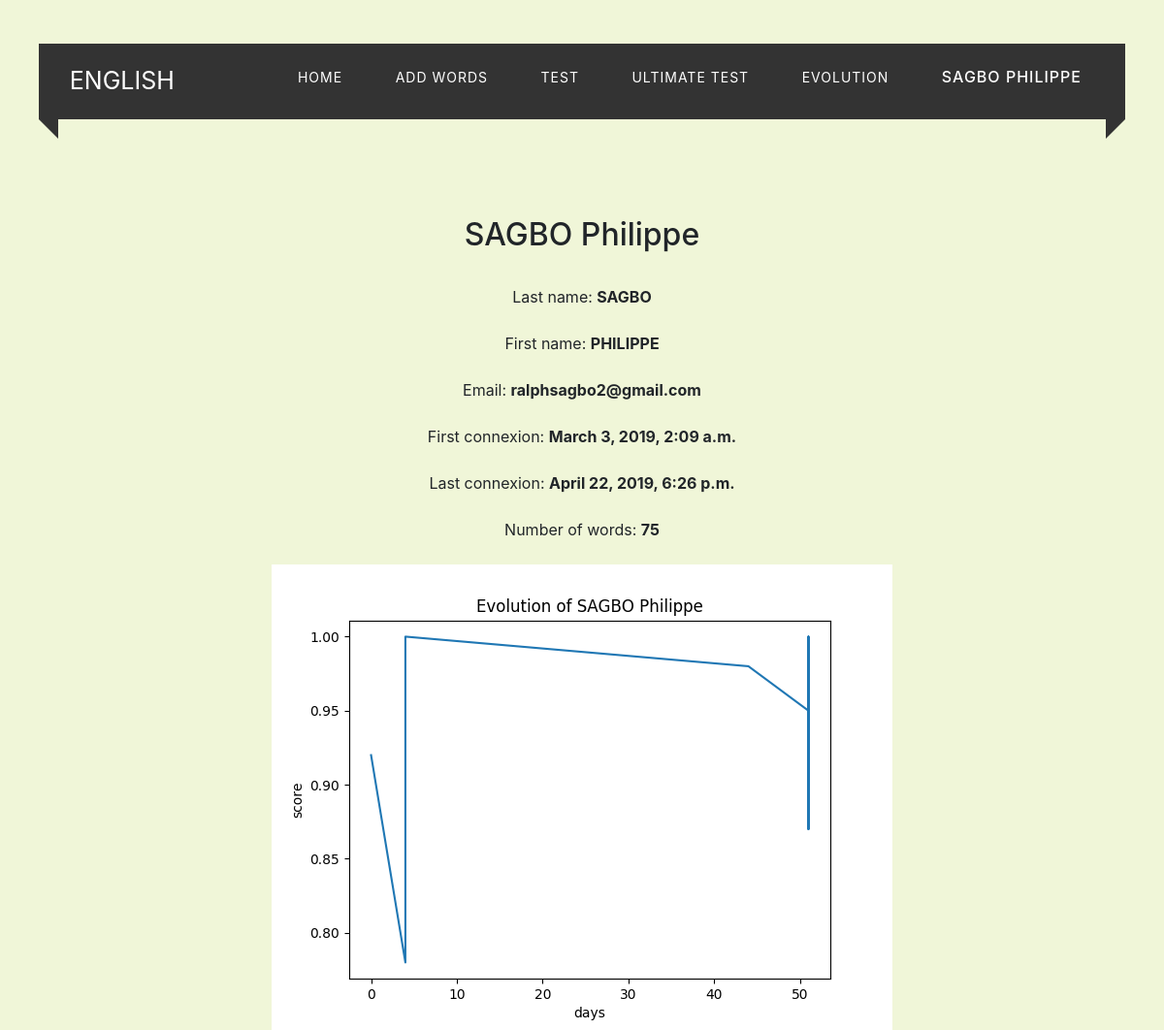
Screenshot of /admin_affiche_graphe/SAGBO Philippe/ (signed in) with the database file from the repository.
### dico/models.py (models this page shows, shortened)
class NumberWord(models.Model):
    number = models.IntegerField(default=0)
    prof = models.CharField(max_length=30, default="")
    groupe_admin = models.BooleanField(default=False)
    username = models.CharField(max_length=100)
    taille_max = models.IntegerField(default=5)
    taille_ultime = models.IntegerField(default=10)
    first_connexion = models.DateTimeField(default=timezone.now)
    last_connexion = models.DateTimeField(default=timezone.now)

class UltimateScore(models.Model):
    username = models.CharField(max_length=100)
    image = models.ImageField(storage=OverwriteStorage(), upload_to="dico/static/dico/images")
    score = models.ManyToManyField(Score)

### dico/views.py (the view)
# urls.py: path("admin_affiche_graphe/<str:username>/", views.admin_affiche_graphe, name="admin_affiche_graphe"),
@login_required(login_url='connexion')
def admin_affiche_graphe(request, username):
    user = User.objects.get(username=username)
    number = NumberWord.objects.get(username=username)
    a = NumberWord.objects.get(username=str(request.user))
    schema = False
    xabs = []
    yord = []
    if UltimateScore.objects.get_or_create(username=username)[1] == False:
        SCORES = UltimateScore.objects.get(username=username)
        if len(SCORES.score.all()) > 1:
            point1 = UltimateScore.objects.get_or_create(username=username)[0]
        else:
            schema = True
    else:
        schema = True
    return render(request, "dico/admin_affiche_graphe.html", locals())

### dico/templates/dico/admin_affiche_graphe.html
{% extends "dico/base.html" %}
{% load static %}
{% block content %}
<h2>{{ username }}</h2> </br>
Last name: <strong>{{ user.last_name|upper }}</strong> </br> </br>
First name: <strong>{{ user.first_name|upper }}</strong> </br> </br>
Email: <strong>{% if user.email == '' %}
None
{% else %}
{{ user.email }}
{% endif %}</strong> </br></br>
First connexion: <strong>{{ number.first_connexion }}</strong> </br></br>
Last connexion: <strong>{{ number.last_connexion }}</strong> </br></br>
Number of words: <strong>{{ number.number }}</strong> </br> </br>
{% if schema %}
<h4><em>{{ username }} does not have an evolution chart for now.</em></h4>
</br>
<a class="btn btn-outline-success my-2 my-sm-0" href="{% url 'admin_accueil' %}" ><strong>Home</strong></a>
{% else %}
<img src="{{ point1.image.url }}">
{% endif %}
{% endblock %}

### dico/templates/dico/base.html (shortened to what this page needs)
{% load static %}
<!DOCTYPE html>
<html>
<head>
	<link rel="stylesheet" href="{% static 'bootstrap/dist/css/bootstrap.min.css' %}">
	<link rel="stylesheet" href="{% static 'dico/style_base.css' %}">
</head>
	<body>
		{% block nav %}
		<div class="custom-padding">
			<nav>
				<div class="logo">English</div>
				<ul class="menu-area">
					{% if a.groupe_admin %}
					<li><a href="{% url 'admin_accueil' %}">Home</a></li>
					<li><a href="{% url 'account' %}"><h6>{{ request.user|truncatewords:10 }}</h6></a></li>
					{% else %}
					<li><a href="{% url 'accueil' %}">Home</a></li>
					<li><a href="{% url 'append_word' %}">Add words</a></li>
					<li><a href="{% url 'test' %}">Test</a></li>
					<li><a href="{% url 'ul_test' %}">Ultimate Test</a></li>
					<li><a href="{% url 'affiche_graphe' %}">Evolution</a></li>
					<li><a href="{% url 'account' %}"><h6>{{ request.user|truncatewords:10 }}</h6></a></li>
					{% endif %}
				</ul>
			</nav>
		</div>
		{% endblock %}
	{% block content %}{% endblock %}
	</body>
</html>

### dico/static/dico/style_base.css (style rules this page uses)
body { text-align: center; padding-top: 10px; background-size: cover; -webkit-background-size:cover; height: 100vh; background-color: #F0F6D8; margin: 10px; }
.menu-area li a { text-decoration: none color: #fff; letter-spacing: 1px; text-transform: uppercase; display: block; padding: 0 25px; font-size: 14px; line-height: 30px; position: relative; z-index: 1; }
.menu-area li { list-style: none; display: inline-block; }
.custom-padding { padding-top: 25px; }
nav { position: relative; padding: 20px 20px 10px 10px; text-align: right; z-index: 1; background: #333; margin: 0 auto; margin-bottom: 100px; width: calc(100% - 60px); }
.logo { width: 15%; float: left; text-transform: uppercase; color: #fff; font-size: 25px; text-align: left; padding-left: 2%; }
nav:before { position: absolute; content: ''; left: 0; top: 100%; border-top: 10px solid #333; border-right: 10px solid #333; border-left: 10px solid transparent; border-bottom: 10px solid transparent; }
nav:after { position: absolute; content: ''; border-top: 10px solid #333; border-left: 10px solid #333; border-right: 10px solid transparent; border-bottom: 10px solid transparent; top: 100%; right: 0; }
.menu-area li a { color: white; }
a { text-decoration: none; color: black; }

### rows the page displays
NumberWord: first_connexion "March 3, 2019, 2:09 a.m.", last_connexion "April 22, 2019, 6:26 p.m.", number "75"
UltimateScore: image (picture)

### other values shown
{{ request.user|truncatewords:10 }} "SAGBO PHILIPPE"
{{ username }} "SAGBO Philippe"
{{ user.last_name|upper }} "SAGBO"
{{ user.first_name|upper }} "PHILIPPE"
{{ user.email }} "ralphsagbo2@gmail.com"
